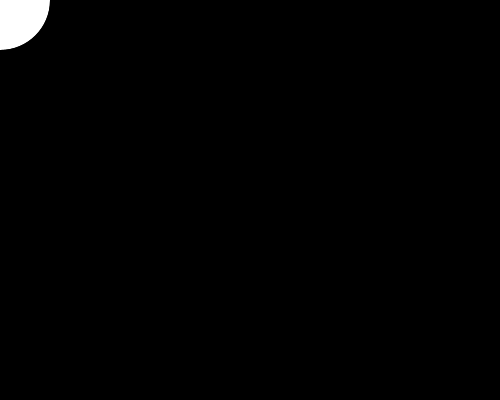
Frame 1 (no input)
Frame 60 (the mouse pressed at the canvas centre just before this capture): identical to frame 1, image omitted
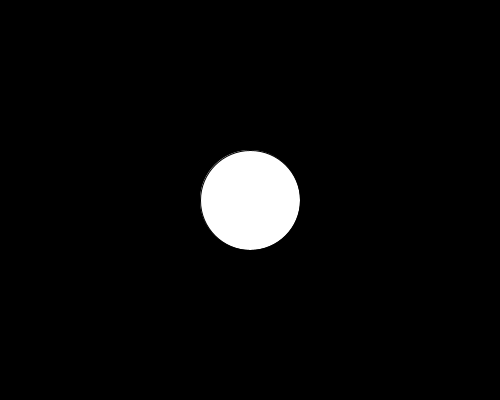
Frame 120 (the mouse held since frame 60 and released just before this capture)

The Processing sketch that drew these frames (run headless with seeded random() and noise(); from frame 60 on, the mouse is pressed at the canvas centre):

// Processing sketch: Circle_Follow_Mouse
// ── Circle_Follow_Mouse.pde
void setup()
{
  background(0);
  size(500, 400);
  
}
void draw()
{
  background(0);
  ellipse(mouseX, mouseY, 100, 100);
}
